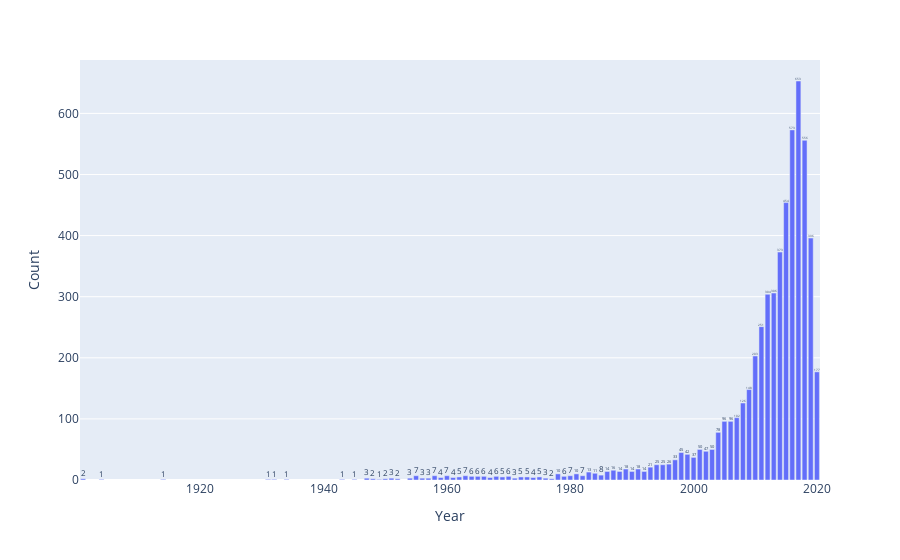

The notebook cell saved with this chart:
### Code cell
#Total Number of Movies released per year
year = df['Year'].value_counts()
year
year=pd.DataFrame(year)
year=year.reset_index()
year=year.rename(columns={"Year": "Count"})
year=year.rename(columns={"index": "Year"})

fig = px.bar(year, x="Year", y="Count", text = "Count")
fig.show()

### Figure 1 — Plotly figure (JSON) as saved in the notebook; plotly's stock layout.template omitted (floating-point values rounded to 4 significant figures)
{"data": [{"alignmentgroup": "True", "hovertemplate": "Year=%{x}<br>Count=%{text}<extra></extra>", "legendgroup": "", "marker": {"color": "#636efa"}, "name": "", "offsetgroup": "", "orientation": "v", "showlegend": false, "text": [653, 573, 556, 454, 396, 373, 306, 304, 251, 203, 177, 148, 126, 102, 96, 96, 78, 50, 50, 47, 45, 42, 37, 33, 26, 25, 25, 21, 18, 18, 16, 14, 14, 14, 14, 13, 11, 10, 10, 8, 7, 7, 7, 7, 7, 7, 6, 6, 6, 6, 6, 6, 5, 5, 5, 5, 5, 4, 4, 4, 4, 3, 3, 3, 3, 3, 3, 3, 2, 2, 2, 2, 2, 1, 1, 1, 1, 1, 1, 1, 1], "textposition": "auto", "type": "bar", "x": [2017, 2016, 2018, 2015, 2019, 2014, 2013, 2012, 2011, 2010, 2020, 2009, 2008, 2007, 2006, 2005, 2004, 2003, 2001, 2002, 1998, 1999, 2000, 1997, 1996, 1995, 1994, 1993, 1989, 1991, 1987, 1990, 1992, 1988, 1986, 1983, 1984, 1978, 1981, 1985, 1960, 1982, 1963, 1955, 1980, 1958, 1966, 1965, 1979, 1970, 1964, 1968, 1972, 1962, 1975, 1969, 1973, 1974, 1961, 1967, 1959, 1954, 1971, 1947, 1951, 1976, 1956, 1957, 1950, 1952, 1901, 1977, 1948, 1904, 1943, 1931, 1934, 1932, 1949, 1945, 1914], "xaxis": "x", "y": [653, 573, 556, 454, 396, 373, 306, 304, 251, 203, 177, 148, 126, 102, 96, 96, 78, 50, 50, 47, 45, 42, 37, 33, 26, 25, 25, 21, 18, 18, 16, 14, 14, 14, 14, 13, 11, 10, 10, 8, 7, 7, 7, 7, 7, 7, 6, 6, 6, 6, 6, 6, 5, 5, 5, 5, 5, 4, 4, 4, 4, 3, 3, 3, 3, 3, 3, 3, 2, 2, 2, 2, 2, 1, 1, 1, 1, 1, 1, 1, 1], "yaxis": "y"}], "layout": {"barmode": "relative", "legend": {"tracegroupgap": 0}, "margin": {"t": 60}, "xaxis": {"anchor": "y", "domain": [0, 1], "title": {"text": "Year"}}, "yaxis": {"anchor": "x", "domain": [0, 1], "title": {"text": "Count"}}}}
